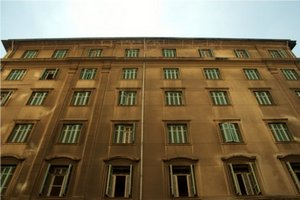
//> input picture Debug/Image.jpg, 300 x 200 px
$ ./OjoAbiert ../Debug/Image.jpg   (built with g++ and OpenCV 4)
//> lines starting //> are read from the running program, lines starting //| are printed output that depends on the picture; after the words box and inside, x2 and y2 are one past the last pixel; in counts of white or black regions, pixels touching at a corner belong together
#include "opencv2/imgproc/imgproc.hpp"
#include "opencv2/highgui/highgui.hpp"
#include "opencv2/features2d/features2d.hpp"
#include "opencv2/nonfree/features2d.hpp"
#include "opencv2/core/core.hpp"
#include <opencv/cv.h>
#include <stdlib.h>
#include <iostream>

using namespace cv;

/** @function main */
int main( int argc, char** argv )
{

  Mat src, src_gray;
  Mat grad;
  char* window_gray = "Gris";
  char* window_sobel = "Sobel";
  char* window_threshold = "Threshold";
  char* window_thres2 = "Segundo umbral";
  char* window_canny = "Canny";
  char* window_main = "Ventana principal";
  int scale = 1;
  int delta = 0;
  int ddepth = CV_16S;


  /// Load an image
  src = imread( argv[1] );
//> src is the input picture: 200 rows x 300 cols, CV_8UC3; mean B, G, R 79.4, 107.6, 124.2

  if( !src.data )
  { return -1; }

  GaussianBlur( src, src, Size(3,3), 0, 0, BORDER_DEFAULT );

  /// Convert it to gray
  cvtColor( src, src_gray, CV_RGB2GRAY );
  //equalizeHist(src_gray,src_gray);
  //bitwise_not(src_gray,src_gray);
  namedWindow( window_gray, CV_WINDOW_AUTOSIZE );
  moveWindow(window_gray,0,0);
  imshow(window_gray,src_gray);
  //equalizeHist(src_gray,src_gray);
  threshold( src_gray, src_gray, 100, 255,2 );////////////////////Cambie este original 100
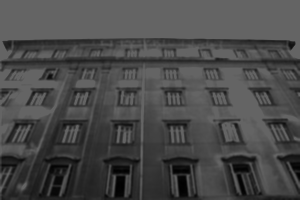
//> src_gray: 200 rows x 300 cols, CV_8UC1; min 0, max 100, mean 73.2
  //equalizeHist(src_gray,src_gray);
  namedWindow( window_threshold, CV_WINDOW_AUTOSIZE );
  moveWindow(window_threshold,150,0);
  imshow(window_threshold,src_gray);
  /// Create window
  namedWindow( window_sobel, CV_WINDOW_AUTOSIZE );

  /// Generate grad_x and grad_y
  Mat grad_x, grad_y;
  Mat abs_grad_x, abs_grad_y;

  /// Gradient X
  //Scharr( src_gray, grad_x, ddepth, 1, 0, scale, delta, BORDER_DEFAULT );
  Sobel( src_gray, grad_x, ddepth, 1, 0, 3, scale, delta, BORDER_DEFAULT );
  convertScaleAbs( grad_x, abs_grad_x );
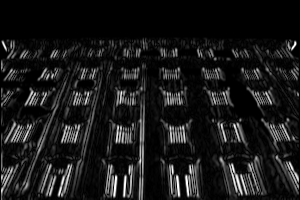
//> abs_grad_x: 200 rows x 300 cols, CV_8UC1; min 0, max 255, mean 25.1

  /// Gradient Y
  //Scharr( src_gray, grad_y, ddepth, 0, 1, scale, delta, BORDER_DEFAULT );
  Sobel( src_gray, grad_y, ddepth, 0, 1, 3, scale, delta, BORDER_DEFAULT );
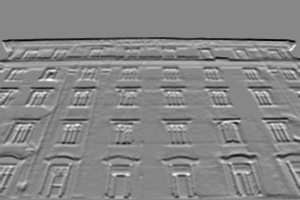
//> grad_y: 200 rows x 300 cols, CV_16SC1; min -276, max 242, mean -2.3; drawn with min black and max white
  convertScaleAbs( grad_y, abs_grad_y );
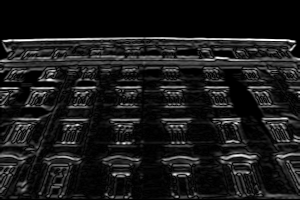
//> abs_grad_y: 200 rows x 300 cols, CV_8UC1; min 0, max 255, mean 26.2

  /// Total Gradient (approximate)
  addWeighted( abs_grad_x, 0.5, abs_grad_y, 0.5, 0, grad );
  moveWindow(window_sobel,300,0);
  imshow( window_sobel, grad );
  //equalizeHist(grad,grad);
  threshold( grad, grad, 70, 255,1 );////////////////////Cambie este original 30
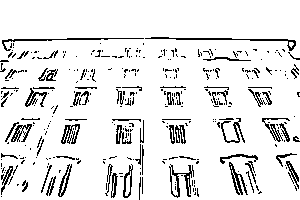
//> grad: 200 rows x 300 cols, CV_8UC1; 90.1% white; black in thin lines or dots, all inside (x1, y1, x2, y2) = (0, 37, 300, 200)
  //equalizeHist(grad,grad);
  namedWindow( window_thres2, CV_WINDOW_AUTOSIZE );
  moveWindow(window_thres2,450,0);
  imshow( window_thres2, grad );
  std::cout<<mean(grad)<<std::endl;
//| [229.781, 0, 0, 0]
  std::cout<<"Filas: "<<grad.rows<<"	"<<"Columnas: "<<grad.cols<<std::endl;
//| Filas: 200	Columnas: 300
  dilate(grad,grad,0);
  erode(grad,grad,0);
  //std::cout<<mean(grad)<<std::endl;
  //morphologyEx( grad, grad, 2, 0 );
  std::cout<<mean(grad)<<std::endl;
//| [229.781, 0, 0, 0]
// [10 lines of commented-out code are left out]
  Canny(grad, grad, 50, 200, 3);
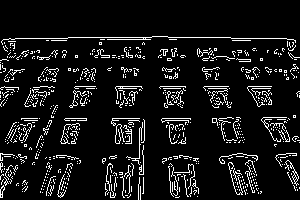
//> grad: 200 rows x 300 cols, CV_8UC1; 9% white in thin lines or dots, all inside (x1, y1, x2, y2) = (0, 36, 300, 200)
  namedWindow( window_canny, CV_WINDOW_AUTOSIZE );
  moveWindow(window_canny,600,0);
  imshow( window_canny, grad );
  vector<Vec2f> lines;
  HoughLines(grad, lines, 1, (CV_PI/180), 15, 0, 0 );
//> lines = 6873 lines (rho, theta), first 12: [37, 1.57], [86, 1.57], [39, 1.55], [118, 1.57], [41, 1.55], [88, 1.57], [120, 1.57], [69, 1.57], [126, 1.54], [90, 1.55], [34, 1.59], [59, 1.54]
  std::cout<<"Lineas detectadas: "<<lines.size()<<std::endl;
//| Lineas detectadas: 6873
  for( size_t i = 0; i < lines.size(); i++ )
  {
    float rho = lines[i][0], theta = lines[i][1];
    Point pt1, pt2;
    double a = cos(theta), b = sin(theta);
    double x0 = a*rho, y0 = b*rho;
    pt1.x = cvRound(x0 + 1000*(-b));
    pt1.y = cvRound(y0 + 1000*(a));
    pt2.x = cvRound(x0 - 1000*(-b));
    pt2.y = cvRound(y0 - 1000*(a));
    line( src, pt1, pt2, Scalar(0,0,255), 3, CV_AA);
  }
//> this loop made 6873 passes
//> (rho, theta, a, b, x0, y0) on passes 1 to 3: (37, 1.57, -4.37e-08, 1, -1.62e-06, 37), (86, 1.57, -4.37e-08, 1, -3.76e-06, 86), (39, 1.55, 0.0175, 1, 0.681, 38.99)
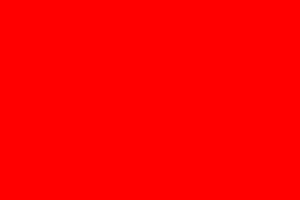
//> src: 200 rows x 300 cols, CV_8UC3; mean B, G, R 0, 0, 255
  namedWindow( window_main, CV_WINDOW_AUTOSIZE );
  moveWindow(window_main,800,0);
  imshow(window_main,src);


  waitKey(0);

  return 0;
  }

$ run again, on Debug/ojoabierto2.png
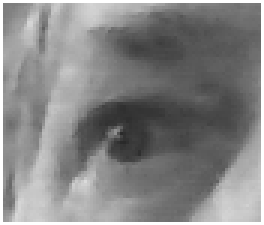
//> input picture Debug/ojoabierto2.png, 88 x 75 px (shown 3 times larger)
//> src is the input picture: 75 rows x 88 cols, CV_8UC3; min 41, max 255, mean 132.9
//> `threshold( grad, grad, 70, 255,1 );`:
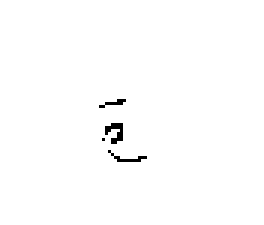
//> grad: 75 rows x 88 cols, CV_8UC1 (shown 3 times larger); 99.2% white; black in thin lines or dots, all inside (x1, y1, x2, y2) = (33, 33, 49, 54)
//| [253.03, 0, 0, 0]
//| Filas: 75	Columnas: 88
//| [253.03, 0, 0, 0]
//> `Canny(grad, grad, 50, 200, 3);`:
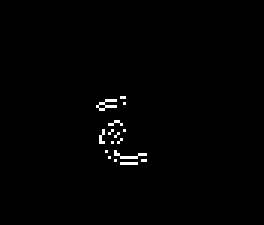
//> grad: 75 rows x 88 cols, CV_8UC1 (shown 3 times larger); 0.88% white in thin lines or dots, all inside (x1, y1, x2, y2) = (32, 32, 49, 55)
//> lines = empty
//| Lineas detectadas: 0

$ run again, on Debug/ojocerrado2.png
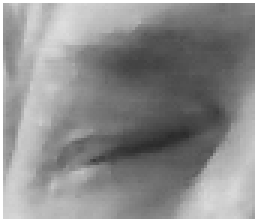
//> input picture Debug/ojocerrado2.png, 86 x 74 px (shown 3 times larger)
//> src is the input picture: 74 rows x 86 cols, CV_8UC3; min 42, max 255, mean 142.2
//> `convertScaleAbs( grad_y, abs_grad_y );`:
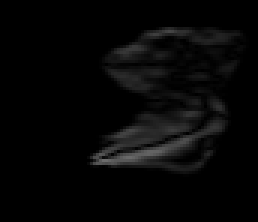
//> abs_grad_y: 74 rows x 86 cols, CV_8UC1 (shown 3 times larger); min 0, max 107, mean 6.4
//| [255, 0, 0, 0]
//| Filas: 74	Columnas: 86
//| [255, 0, 0, 0]
//> lines = empty
//| Lineas detectadas: 0
